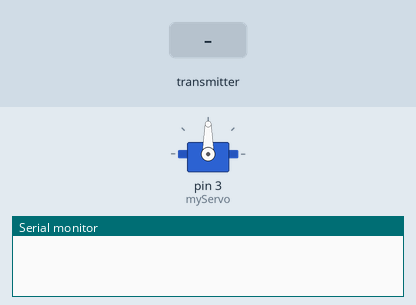
Simulated run of this sketch. Board: Arduino Uno, built with avr-gcc and run on an emulated ATmega328P. On the bench: servo, the last lines printed to the serial monitor. The inputs (shaded band) are chosen by the test bench. No radio packets arrive unless stated.

Above: at 2.2 s.
2.3 s: the transmitter starts sending msg = 0
At 3.2 s:
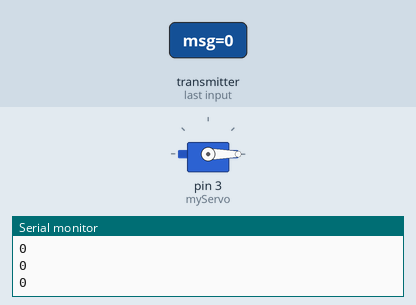
3.8 s: the transmitter starts sending msg = 1
At 4.3 s:
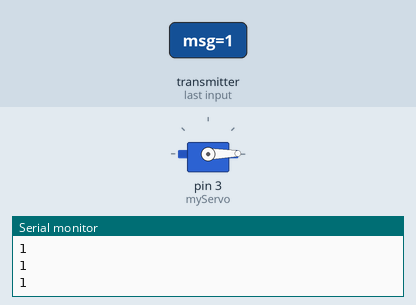
Timing chart, 0 to 6.8 s (numbered marks = the images above; inputs shaded):
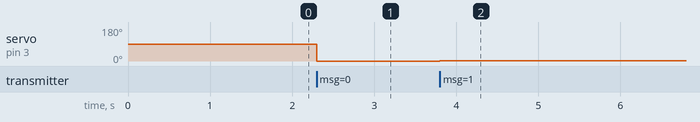

Measured:
- after the input at 2.3 s, servo on pin 3 (myServo): 90° → 0° at once
- after the input at 3.8 s, servo on pin 3 (myServo): 0° → 1° at once

The sketch:

rx2.4.ino
```cpp
#include <Servo.h>    //the library which helps us to control the servo motor
#include <SPI.h>      //the communication interface with the modem
#include <RF24.h>    //the library which helps us to control the radio modem

Servo myServo;        //define the servo name

RF24 radio(9,10);     /*This object represents a modem connected to the Arduino.
                      Arguments 5 and 10 are a digital pin numbers to which signals
                      CE and CSN are connected.*/

const uint64_t pipe = 0xE8E8F0F0E1LL; //the address of the modem,that will receive data from the Arduino.

int msg;
int ferma=1500;

void setup(){
   Serial.begin(9600);
  myServo.attach(3);//3 is a digital pin to which servo signal connected.
 // myServo.write(avvio);
  delay(1000);
  radio.begin();                    //it activates the modem.
  radio.openReadingPipe(1, pipe);   //determines the address of our modem which receive data.
  radio.startListening();   //enable receiving data via modem

  }


void loop(){
       if (radio.available ()) {
  radio.read (&msg, sizeof (msg));
  Serial.print(msg);
  Serial.print("\n");;
  delay(1);
  myServo.write(msg);
  delay(1);
       }

  }
```
